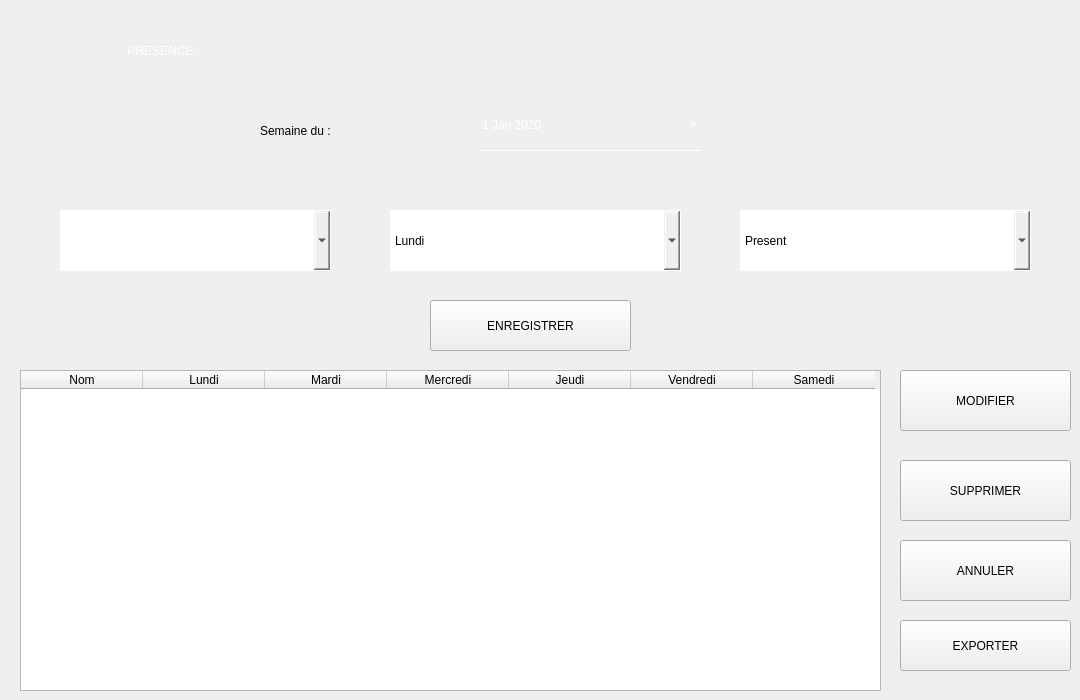
    <widget class="QWidget" name="page_5">
     <widget class="QPushButton" name="valider_13">
      <property name="geometry">
       <rect>
        <x>900</x>
        <y>540</y>
        <width>171</width>
        <height>61</height>
       </rect>
      </property>
      <property name="cursor">
       <cursorShape>PointingHandCursor</cursorShape>
      </property>
      <property name="layoutDirection">
       <enum>Qt::LeftToRight</enum>
      </property>
      <property name="styleSheet">
       <string notr="true">font: 14pt &quot;MS Shell Dlg 2&quot;;
color: rgb(255, 255, 255);
border:1px solid rgb(163, 163, 163);
background-color: rgb(163, 163, 163);
text-align: left;
/*border-radius:20%;</string>
      </property>
      <property name="text">
       <string>ANNULER</string>
      </property>
     </widget>
     <widget class="QLabel" name="label_35">
      <property name="geometry">
       <rect>
        <x>80</x>
        <y>30</y>
        <width>161</width>
        <height>41</height>
       </rect>
      </property>
      <property name="styleSheet">
       <string notr="true">color: rgb(255, 255, 255);

font: 75 16pt &quot;Palatino Linotype&quot;;</string>
      </property>
      <property name="text">
       <string>PRESENCE</string>
      </property>
      <property name="alignment">
       <set>Qt::AlignCenter</set>
      </property>
     </widget>
     <widget class="QPushButton" name="valider_14">
      <property name="geometry">
       <rect>
        <x>430</x>
        <y>300</y>
        <width>201</width>
        <height>51</height>
       </rect>
      </property>
      <property name="cursor">
       <cursorShape>PointingHandCursor</cursorShape>
      </property>
      <property name="layoutDirection">
       <enum>Qt::LeftToRight</enum>
      </property>
      <property name="styleSheet">
       <string notr="true">font: 14pt &quot;MS Shell Dlg 2&quot;;
color: rgb(255, 255, 255);
border:1px solid rgb(255, 85, 0);
background-color:rgb(255, 85, 0);
/*border-radius:20%;</string>
      </property>
      <property name="text">
       <string>ENREGISTRER</string>
      </property>
     </widget>
     <widget class="QDateEdit" name="date_3">
      <property name="geometry">
       <rect>
        <x>480</x>
        <y>100</y>
        <width>221</width>
        <height>51</height>
       </rect>
      </property>
      <property name="styleSheet">
       <string notr="true">background : transparent;
border : none;
border-bottom:1px solid #fff;font: 14pt &quot;MS Shell Dlg 2&quot;;
color: rgb(255, 255, 255);</string>
      </property>
      <property name="dateTime">
       <datetime>
        <hour>0</hour>
        <minute>0</minute>
        <second>0</second>
        <year>2020</year>
        <month>1</month>
        <day>1</day>
       </datetime>
      </property>
      <property name="calendarPopup">
       <bool>true</bool>
      </property>
     </widget>
     <widget class="QComboBox" name="comboBox_5">
      <property name="geometry">
       <rect>
        <x>740</x>
        <y>210</y>
        <width>291</width>
        <height>61</height>
       </rect>
      </property>
      <property name="styleSheet">
       <string notr="true">border : 1px solid #fff</string>
      </property>
      <item>
       <property name="text">
        <string>Present</string>
       </property>
      </item>
      <item>
       <property name="text">
        <string>Absent</string>
       </property>
      </item>
     </widget>
     <widget class="QPushButton" name="valider_15">
      <property name="geometry">
       <rect>
        <x>900</x>
        <y>370</y>
        <width>171</width>
        <height>61</height>
       </rect>
      </property>
      <property name="cursor">
       <cursorShape>PointingHandCursor</cursorShape>
      </property>
      <property name="layoutDirection">
       <enum>Qt::LeftToRight</enum>
      </property>
      <property name="styleSheet">
       <string notr="true">font: 14pt &quot;MS Shell Dlg 2&quot;;
color: rgb(255, 255, 255);
border:1px solid rgb(255, 85, 0);
background-color:rgb(255, 85, 0);
text-align: left;
/*border-radius:20%;
</string>
      </property>
      <property name="text">
       <string>MODIFIER</string>
      </property>
     </widget>
     <widget class="QTableWidget" name="table_client_5">
      <property name="geometry">
       <rect>
        <x>20</x>
        <y>370</y>
        <width>861</width>
        <height>321</height>
       </rect>
      </property>
      <property name="styleSheet">
       <string notr="true">color:black</string>
      </property>
      <property name="sizeAdjustPolicy">
       <enum>QAbstractScrollArea::AdjustIgnored</enum>
      </property>
      <property name="editTriggers">
       <set>QAbstractItemView::AnyKeyPressed|QAbstractItemView::DoubleClicked|QAbstractItemView::EditKeyPressed|QAbstractItemView::SelectedClicked</set>
      </property>
      <property name="tabKeyNavigation">
       <bool>true</bool>
      </property>
      <attribute name="horizontalHeaderDefaultSectionSize">
       <number>122</number>
      </attribute>
      <attribute name="horizontalHeaderHighlightSections">
       <bool>false</bool>
      </attribute>
      <attribute name="horizontalHeaderMinimumSectionSize">
       <number>39</number>
      </attribute>
      <attribute name="verticalHeaderDefaultSectionSize">
       <number>40</number>
      </attribute>
      <column>
       <property name="text">
        <string>Nom</string>
       </property>
      </column>
      <column>
       <property name="text">
        <string>Lundi</string>
       </property>
      </column>
      <column>
       <property name="text">
        <string>Mardi</string>
       </property>
      </column>
      <column>
       <property name="text">
        <string>Mercredi</string>
       </property>
      </column>
      <column>
       <property name="text">
        <string>Jeudi</string>
       </property>
      </column>
      <column>
       <property name="text">
        <string>Vendredi</string>
       </property>
      </column>
      <column>
       <property name="text">
        <string>Samedi</string>
       </property>
      </column>
     </widget>
     <widget class="QComboBox" name="comboBox_4">
      <property name="geometry">
       <rect>
        <x>390</x>
        <y>210</y>
        <width>291</width>
        <height>61</height>
       </rect>
      </property>
      <property name="styleSheet">
       <string notr="true">border : 1px solid #fff</string>
      </property>
      <property name="currentText">
       <string>Lundi</string>
      </property>
      <item>
       <property name="text">
        <string>Lundi</string>
       </property>
      </item>
      <item>
       <property name="text">
        <string>Mardi</string>
       </property>
      </item>
      <item>
       <property name="text">
        <string>Mercredi</string>
       </property>
      </item>
      <item>
       <property name="text">
        <string>Jeudi</string>
       </property>
      </item>
      <item>
       <property name="text">
        <string>Vendredi</string>
       </property>
      </item>
      <item>
       <property name="text">
        <string>Samedi</string>
       </property>
      </item>
     </widget>
     <widget class="QLabel" name="label_36">
      <property name="geometry">
       <rect>
        <x>260</x>
        <y>110</y>
        <width>181</width>
        <height>41</height>
       </rect>
      </property>
      <property name="text">
       <string>Semaine du :</string>
      </property>
     </widget>
     <widget class="QPushButton" name="valider_16">
      <property name="geometry">
       <rect>
        <x>900</x>
        <y>460</y>
        <width>171</width>
        <height>61</height>
       </rect>
      </property>
      <property name="cursor">
       <cursorShape>PointingHandCursor</cursorShape>
      </property>
      <property name="layoutDirection">
       <enum>Qt::LeftToRight</enum>
      </property>
      <property name="styleSheet">
       <string notr="true">font: 14pt &quot;MS Shell Dlg 2&quot;;
color: rgb(255, 255, 255);
border:1px solid rgb(255, 85, 0);
background-color:rgb(255, 85, 0);
text-align: left;
/*border-radius:20%;</string>
      </property>
      <property name="text">
       <string>SUPPRIMER</string>
      </property>
     </widget>
     <widget class="QComboBox" name="comboBox_3">
      <property name="geometry">
       <rect>
        <x>60</x>
        <y>210</y>
        <width>271</width>
        <height>61</height>
       </rect>
      </property>
      <property name="styleSheet">
       <string notr="true">border : 1px solid #fff</string>
      </property>
      <property name="currentText">
       <string/>
      </property>
     </widget>
     <widget class="QPushButton" name="exporter1">
      <property name="geometry">
       <rect>
        <x>900</x>
        <y>620</y>
        <width>171</width>
        <height>51</height>
       </rect>
      </property>
      <property name="cursor">
       <cursorShape>PointingHandCursor</cursorShape>
      </property>
      <property name="layoutDirection">
       <enum>Qt::LeftToRight</enum>
      </property>
      <property name="styleSheet">
       <string notr="true">font: 14pt &quot;MS Shell Dlg 2&quot;;

color: rgb(255, 255, 255);
border:1px solid rgb(163, 163, 163);
background-color:rgb(255, 85, 0);
border:none;
/*border-radius:20%;</string>
      </property>
      <property name="text">
       <string>EXPORTER</string>
      </property>
     </widget>
    </widget>
